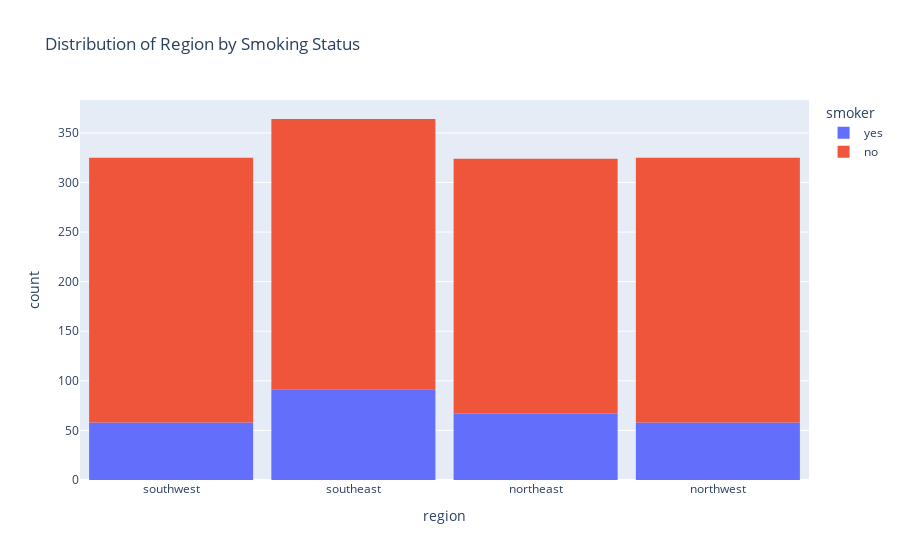

The notebook cell this image was saved under:
### Markdown cell above
# Visualization of the distribution of the 'region' column with 'smoker' column

### Code cell
fig_region = px.histogram(medical_df, 
                          x='region', 
                          color='smoker', 
                          title='Distribution of Region by Smoking Status')
fig_region.update_layout(bargap=0.1)
fig_region.show()

### Figure 1 — Plotly figure (JSON) as saved in the notebook; plotly's stock layout.template omitted (floating-point values rounded to 4 significant figures; data arrays with more than 128 entries replaced by an {"elided": "..."} marker saying what was removed)
{"data": [{"bingroup": "x", "hovertemplate": "smoker=yes<br>region=%{x}<br>count=%{y}<extra></extra>", "legendgroup": "yes", "marker": {"color": "#636efa", "pattern": {"shape": ""}}, "name": "yes", "orientation": "v", "showlegend": true, "type": "histogram", "x": {"elided": "274 str values"}, "xaxis": "x", "yaxis": "y"}, {"bingroup": "x", "hovertemplate": "smoker=no<br>region=%{x}<br>count=%{y}<extra></extra>", "legendgroup": "no", "marker": {"color": "#EF553B", "pattern": {"shape": ""}}, "name": "no", "orientation": "v", "showlegend": true, "type": "histogram", "x": {"elided": "1064 str values"}, "xaxis": "x", "yaxis": "y"}], "layout": {"bargap": 0.1, "barmode": "relative", "legend": {"title": {"text": "smoker"}, "tracegroupgap": 0}, "title": {"text": "Distribution of Region by Smoking Status"}, "xaxis": {"anchor": "y", "domain": [0, 1], "title": {"text": "region"}}, "yaxis": {"anchor": "x", "domain": [0, 1], "title": {"text": "count"}}}}
